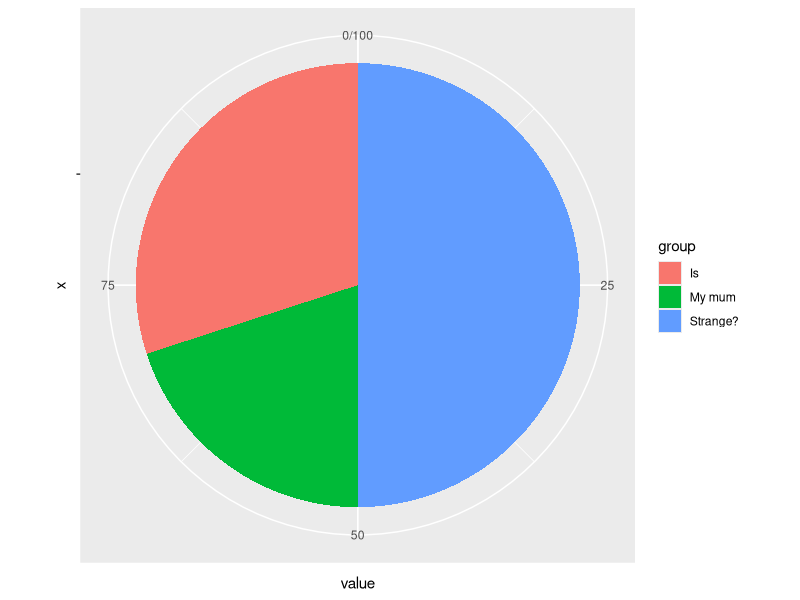

Write the R code that produced this figure.
## ---- chunk 1
knitr::opts_chunk$set(
  collapse = TRUE,
  comment = "#>",
  fig.path = "man/figures/README-",
  out.width = "100%"
)
## ---- chunk 2
df <- data.frame(
  group = c("My mum", "Is", "Strange?"),
  value = c(20, 30, 50)
)
head(df)
library(ggplot2)
library(knitr)
## ---- chunk 3
pie<- ggplot(df, aes(x="", y=value, fill=group))+
  geom_bar(width = 1, stat = "identity")+
  coord_polar("y", start=0) # to be replaced by a function from the package
pie
## ---- chunk 4
kable(df)
